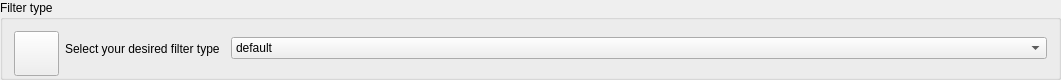
         <widget class="QGroupBox" name="groupBox_4">
          <property name="geometry">
           <rect>
            <x>10</x>
            <y>500</y>
            <width>1061</width>
            <height>80</height>
           </rect>
          </property>
          <property name="minimumSize">
           <size>
            <width>0</width>
            <height>80</height>
           </size>
          </property>
          <property name="title">
           <string>Filter type</string>
          </property>
          <layout class="QHBoxLayout" name="horizontalLayout_28">
           <item>
            <widget class="QPushButton" name="pushButton_6">
             <property name="minimumSize">
              <size>
               <width>45</width>
               <height>45</height>
              </size>
             </property>
             <property name="maximumSize">
              <size>
               <width>45</width>
               <height>45</height>
              </size>
             </property>
             <property name="text">
              <string/>
             </property>
             <property name="icon">
              <iconset>
               <normaloff>images/filter-type.svg</normaloff>images/filter-type.svg</iconset>
             </property>
             <property name="iconSize">
              <size>
               <width>30</width>
               <height>30</height>
              </size>
             </property>
            </widget>
           </item>
           <item>
            <layout class="QHBoxLayout" name="horizontalLayout_29">
             <item>
              <widget class="QLabel" name="label_6">
               <property name="sizePolicy">
                <sizepolicy hsizetype="Fixed" vsizetype="Preferred">
                 <horstretch>0</horstretch>
                 <verstretch>0</verstretch>
                </sizepolicy>
               </property>
               <property name="minimumSize">
                <size>
                 <width>160</width>
                 <height>0</height>
                </size>
               </property>
               <property name="text">
                <string>Select your desired filter type</string>
               </property>
               <property name="margin">
                <number>0</number>
               </property>
              </widget>
             </item>
             <item>
              <widget class="QComboBox" name="comboBox_2">
               <property name="sizePolicy">
                <sizepolicy hsizetype="Preferred" vsizetype="Fixed">
                 <horstretch>0</horstretch>
                 <verstretch>0</verstretch>
                </sizepolicy>
               </property>
               <item>
                <property name="text">
                 <string>default</string>
                </property>
               </item>
               <item>
                <property name="text">
                 <string>sigmaAlphaOnly</string>
                </property>
               </item>
               <item>
                <property name="text">
                 <string>volume</string>
                </property>
               </item>
              </widget>
             </item>
            </layout>
           </item>
          </layout>
         </widget>
